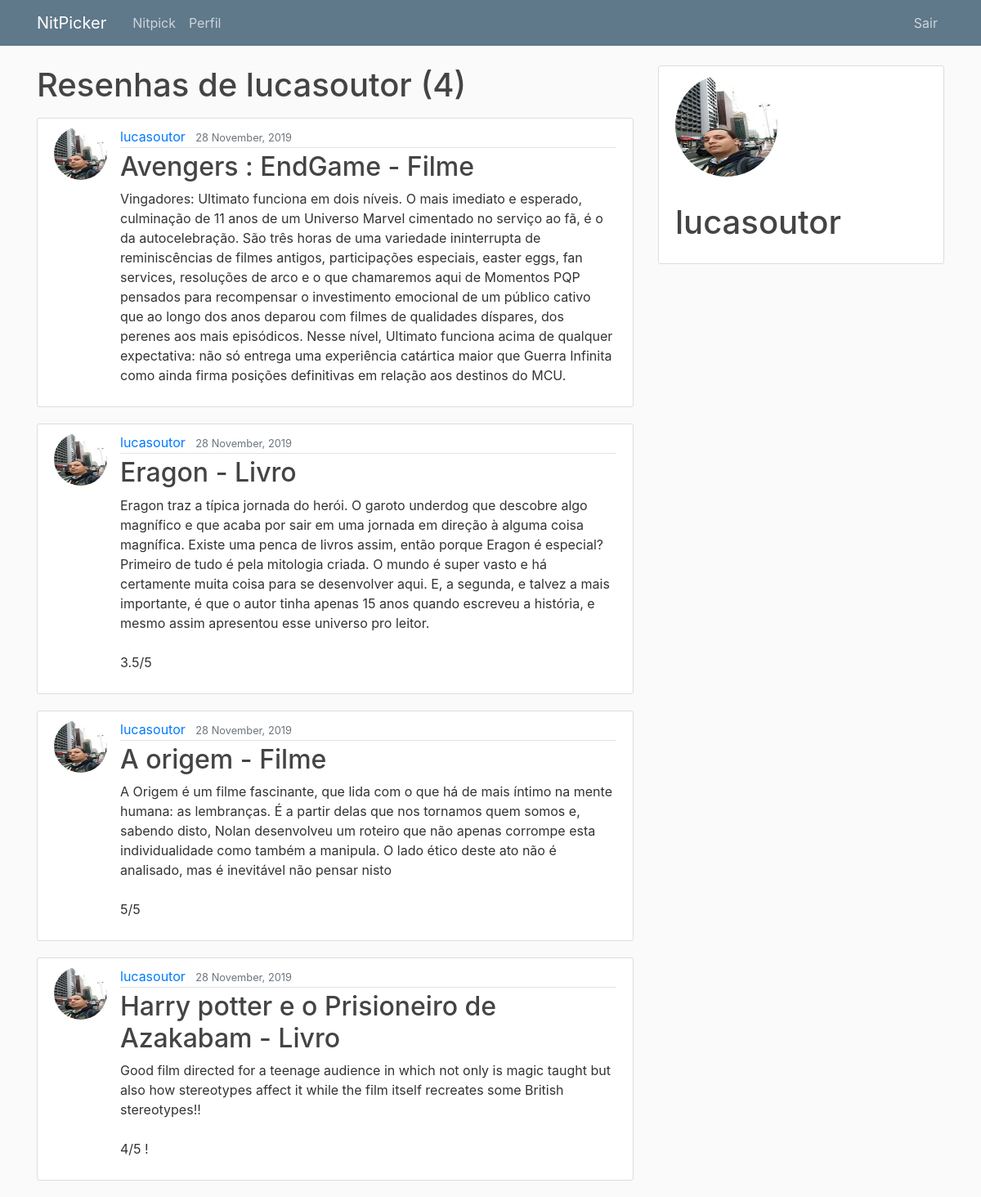
The page /user/lucasoutor (signed in) on the database its author committed.
### blog/models.py (models this page shows, shortened)
class Post(models.Model):
    title = models.CharField(max_length=100)
    content = models.TextField()
    Midia = models.CharField(max_length=100)
    date_posted = models.DateTimeField(default=timezone.now)
    author = models.ForeignKey(User, on_delete=models.CASCADE)

### users/models.py (models this page shows, shortened)
class Profile(models.Model):
    user = models.OneToOneField(User, on_delete=models.CASCADE)
    image = models.ImageField(default='default.jpg', upload_to='profile_pics')

### blog/views.py (the view)
# urls.py: path('user/<str:username>', UserPostListView.as_view(), name='user-posts'),
class UserPostListView(ListView):
    model = Post
    template_name = 'blog/user_posts.html'  # <app>/<model>_<viewtype>.html
    context_object_name = 'posts'
    paginate_by = 5
    def get_queryset(self):
        user = get_object_or_404(User, username=self.kwargs.get('username'))
        return Post.objects.filter(author=user).order_by('-date_posted')

### blog/templates/blog/user_posts.html (shortened to what this page needs)
{% extends "blog/base.html" %}
{% block content %}
    <h1 class="mb-3">Resenhas de {{ view.kwargs.username }} ({{ page_obj.paginator.count }})</h1>
    {% for post in posts %}
        <article class="media content-section">
          <img class="rounded-circle article-img" src="{{ post.author.profile.image.url }}">
          <div class="media-body">
            <div class="article-metadata">
              <a class="mr-2" href="{% url 'user-posts' post.author.username %}">{{ post.author }}</a>
              <small class="text-muted">{{ post.date_posted|date:"d F, Y" }}</small>
            </div>
            <h2><a class="article-title" href="{% url 'post-detail' post.id %}">{{ post.title }} - {{post.Midia}}</a></h2>
            <p class="article-content">{{ post.content }}</p>
          </div>
        </article>
    {% endfor %}
{% endblock content %}

### blog/templates/blog/base.html (shortened to what this page needs)
{% load static %}
<!DOCTYPE html>
<html>
<head>
	<link rel="stylesheet" href="https://maxcdn.bootstrapcdn.com/bootstrap/4.0.0/css/bootstrap.min.css">
    <link rel="stylesheet" type="text/css" href="{% static 'blog/main.css' %}">
</head>
<body>
	<header class="site-header">
		<nav class="navbar navbar-expand-md navbar-dark bg-steel fixed-top">
			<div class="container">
				<a class="navbar-brand mr-4" href="/">NitPicker</a>
				<div class="collapse navbar-collapse" id="navbarToggle">
					<div class="navbar-nav mr-auto">
						{% if user.is_authenticated %}
						<a class="nav-item nav-link" href="{% url 'post-create' %}">Nitpick</a>
						<a class="nav-item nav-link" href="{% url 'profile' %}">Perfil</a>
						{% endif %}
					</div>
					<div class="navbar-nav">
						{% if user.is_authenticated %}
						<a class="nav-item nav-link" href="{% url 'logout' %}">Sair</a>
						{% else %}
						<a class="nav-item nav-link" href="{% url 'login' %}">Entrar</a>
						<a class="nav-item nav-link" href="{% url 'register' %}">Cadastrar</a>
						{% endif %}
					</div>
				</div>
			</div>
		</nav>
	</header>
	<main role="main" class="container">
		<div class="row">
			<div class="col-md-8">
				{% block content %}{% endblock %}
			</div>
			{% if user.is_authenticated %}
			<div class="col-md-4">
				<div class="content-section">
					<img class="rounded-circle account-img" src="{{ user.profile.image.url }}">
					<p class='text-muted'>
						<h2 class="account-heading">{{ user.username }}</h2>
					</p>
				</div>
			</div>
			{% endif %}
		</div>
	</main>
</body>
</html>

### blog/static/blog/main.css (style rules this page uses)
body { background: #fafafa; color: #333333; margin-top: 5rem; }
h1, h2, h3, h4, h5, h6 { color: #444444; }
.bg-steel { background-color: #5f788a; }
.site-header .navbar-nav .nav-link { color: #cbd5db; }
.content-section { background: #ffffff; padding: 10px 20px; border: 1px solid #dddddd; border-radius: 3px; margin-bottom: 20px; }
.article-title { color: #444444; }
.article-content { white-space: pre-line; }
.article-img { height: 65px; width: 65px; margin-right: 16px; }
.article-metadata { padding-bottom: 1px; margin-bottom: 4px; border-bottom: 1px solid #e3e3e3 }
.account-img { height: 125px; width: 125px; margin-right: 20px; margin-bottom: 16px; }
.account-heading { font-size: 2.5rem; }

### rows shown on the page
Post: author.profile.image (picture), author "lucasoutor", date_posted "28 November, 2019", title "Avengers : EndGame", Midia "Filme", content "Vingadores: Ultimato funciona em dois níveis. O mais imediato e esperado, culminação de 11 anos de um Universo Marvel cimentado no serviço ao fã, é o da autocelebração. São três horas de uma variedade ininterrupta de reminiscências de filmes antigos, participações especiais, easter eggs, fan services, resoluções de arco e o que chamaremos aqui de Momentos PQP pensados para recompensar o investimento emocional de um público cativo que ao longo dos anos deparou com filmes de qualidades díspares, dos perenes aos mais episódicos. Nesse nível, Ultimato funciona acima de qualquer expectativa: não só entrega uma experiência catártica maior que Guerra Infinita como ainda firma posições definitivas…"
Post: author.profile.image (picture), author "lucasoutor", date_posted "28 November, 2019", title "Eragon", Midia "Livro", content "Eragon traz a típica jornada do herói. O garoto underdog que descobre algo magnífico e que acaba por sair em uma jornada em direção à alguma coisa magnífica. Existe uma penca de livros assim, então porque Eragon é especial? Primeiro de tudo é pela mitologia criada. O mundo é super vasto e há certamente muita coisa para se desenvolver aqui. E, a segunda, e talvez a mais importante, é que o autor tinha apenas 15 anos quando escreveu a história, e mesmo assim apresentou esse universo pro leitor. 3.5/5"
Post: author.profile.image (picture), author "lucasoutor", date_posted "28 November, 2019", title "A origem", Midia "Filme", content "A Origem é um filme fascinante, que lida com o que há de mais íntimo na mente humana: as lembranças. É a partir delas que nos tornamos quem somos e, sabendo disto, Nolan desenvolveu um roteiro que não apenas corrompe esta individualidade como também a manipula. O lado ético deste ato não é analisado, mas é inevitável não pensar nisto 5/5"
Post: author.profile.image (picture), author "lucasoutor", date_posted "28 November, 2019", title "Harry potter e o Prisioneiro de Azakabam", Midia "Livro", content "Good film directed for a teenage audience in which not only is magic taught but also how stereotypes affect it while the film itself recreates some British stereotypes!! 4/5 !"

### other values the page prints
{{ view.kwargs.username }} "lucasoutor"
{{ page_obj.paginator.count }} "4"
{{ user.username }} "lucasoutor"
